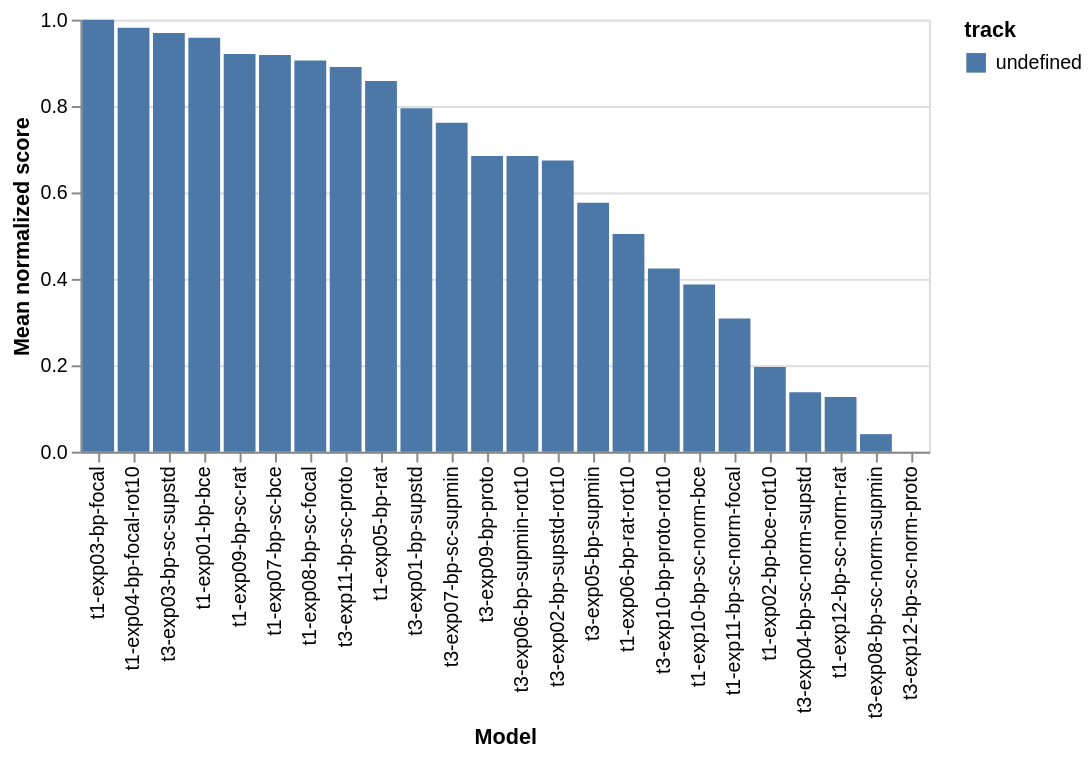

Here is the notebook cell this chart was saved with:
### Markdown cell above
## Overall score ordering (barplot)\n

### Code cell
# --- Barplot: overall normalized score per model ---
# Uses mean of normalized overall metrics (edit if you want a different aggregation)


norm_overall = _normalize_per_metric(df, overall_metrics)
norm_overall['score_mean'] = norm_overall[overall_metrics].mean(axis=1)
bar = (
    alt.Chart(norm_overall)
    .mark_bar()
    .encode(
        x=alt.X('run_id:N', sort='-y', title='Model'),
        y=alt.Y('score_mean:Q', title='Mean normalized score'),
        color=alt.Color('track:N'),
        tooltip=['run_id:N','track:N', alt.Tooltip('score_mean:Q', format='.3f')]
    )
    .properties(width=18*len(model_order), height=220)
)
bar

### Figure 1 — Vega-Lite specification as saved in the notebook (floating-point values rounded to 4 significant figures)
{"config": {"view": {"continuousWidth": 300, "continuousHeight": 300}}, "data": {"name": "data-0f37df8199ba864db2ea13128d722ce1"}, "mark": {"type": "bar"}, "encoding": {"color": {"field": "track", "type": "nominal"}, "tooltip": [{"field": "run_id", "type": "nominal"}, {"field": "track", "type": "nominal"}, {"field": "score_mean", "format": ".3f", "type": "quantitative"}], "x": {"field": "run_id", "sort": "-y", "title": "Model", "type": "nominal"}, "y": {"field": "score_mean", "title": "Mean normalized score", "type": "quantitative"}}, "height": 220, "width": 432, "$schema": "https://vega.github.io/schema/vega-lite/v6.1.0.json", "datasets": {"data-0f37df8199ba864db2ea13128d722ce1": [{"run_id": "t1-exp01-bp-bce", "pauc_fpr0.05": 0.9316, "ap": 0.8897, "tpr_top0.05": 0.9879, "tpr_top0.10": 0.9971, "auroc": 0.9846, "score_mean": 0.9582}, {"run_id": "t1-exp02-bp-bce-rot10", "pauc_fpr0.05": 0.249, "ap": 0.1807, "tpr_top0.05": 0.1889, "tpr_top0.10": 0.1084, "auroc": 0.2539, "score_mean": 0.1962}, {"run_id": "t1-exp03-bp-focal", "pauc_fpr0.05": 1.0, "ap": 1.0, "tpr_top0.05": 1.0, "tpr_top0.10": 1.0, "auroc": 1.0, "score_mean": 1.0}, {"run_id": "t1-exp04-bp-focal-rot10", "pauc_fpr0.05": 0.9805, "ap": 0.974, "tpr_top0.05": 0.9913, "tpr_top0.10": 0.9653, "auroc": 0.9946, "score_mean": 0.9812}, {"run_id": "t1-exp05-bp-rat", "pauc_fpr0.05": 0.8532, "ap": 0.7539, "tpr_top0.05": 0.8977, "tpr_top0.10": 0.8873, "auroc": 0.8991, "score_mean": 0.8582}, {"run_id": "t1-exp06-bp-rat-rot10", "pauc_fpr0.05": 0.5517, "ap": 0.4265, "tpr_top0.05": 0.5095, "tpr_top0.10": 0.3858, "auroc": 0.6458, "score_mean": 0.5039}, {"run_id": "t1-exp07-bp-sc-bce", "pauc_fpr0.05": 0.8937, "ap": 0.8488, "tpr_top0.05": 0.948, "tpr_top0.10": 0.9393, "auroc": 0.9597, "score_mean": 0.9179}, {"run_id": "t1-exp08-bp-sc-focal", "pauc_fpr0.05": 0.8878, "ap": 0.843, "tpr_top0.05": 0.9255, "tpr_top0.10": 0.9162, "auroc": 0.9539, "score_mean": 0.9053}, {"run_id": "t1-exp09-bp-sc-rat", "pauc_fpr0.05": 0.9401, "ap": 0.8431, "tpr_top0.05": 0.9671, "tpr_top0.10": 0.9393, "auroc": 0.9117, "score_mean": 0.9203}, {"run_id": "t1-exp10-bp-sc-norm-bce", "pauc_fpr0.05": 0.3219, "ap": 0.2086, "tpr_top0.05": 0.4003, "tpr_top0.10": 0.4509, "auroc": 0.554, "score_mean": 0.3871}, {"run_id": "t1-exp11-bp-sc-norm-focal", "pauc_fpr0.05": 0.2563, "ap": 0.1501, "tpr_top0.05": 0.3258, "tpr_top0.10": 0.3512, "auroc": 0.457, "score_mean": 0.3081}, {"run_id": "t1-exp12-bp-sc-norm-rat", "pauc_fpr0.05": 0.1267, "ap": 0.05134, "tpr_top0.05": 0.1525, "tpr_top0.10": 0.1561, "auroc": 0.1453, "score_mean": 0.1264}, {"run_id": "t3-exp01-bp-supstd", "pauc_fpr0.05": 0.8572, "ap": 0.7796, "tpr_top0.05": 0.8614, "tpr_top0.10": 0.7876, "auroc": 0.689, "score_mean": 0.795}, {"run_id": "t3-exp02-bp-supstd-rot10", "pauc_fpr0.05": 0.728, "ap": 0.6747, "tpr_top0.05": 0.6932, "tpr_top0.10": 0.6113, "auroc": 0.6615, "score_mean": 0.6738}, {"run_id": "t3-exp03-bp-sc-supstd", "pauc_fpr0.05": 0.9815, "ap": 0.935, "tpr_top0.05": 1.0, "tpr_top0.10": 0.9668, "auroc": 0.9634, "score_mean": 0.9693}, {"run_id": "t3-exp04-bp-sc-norm-supstd", "pauc_fpr0.05": 0.06218, "ap": 0.05858, "tpr_top0.05": 0.09532, "tpr_top0.10": 0.1257, "auroc": 0.345, "score_mean": 0.1374}, {"run_id": "t3-exp05-bp-supmin", "pauc_fpr0.05": 0.5119, "ap": 0.3564, "tpr_top0.05": 0.617, "tpr_top0.10": 0.6647, "auroc": 0.7317, "score_mean": 0.5764}, {"run_id": "t3-exp06-bp-supmin-rot10", "pauc_fpr0.05": 0.7016, "ap": 0.5669, "tpr_top0.05": 0.7383, "tpr_top0.10": 0.7124, "auroc": 0.7025, "score_mean": 0.6843}, {"run_id": "t3-exp07-bp-sc-supmin", "pauc_fpr0.05": 0.7362, "ap": 0.6032, "tpr_top0.05": 0.7886, "tpr_top0.10": 0.7919, "auroc": 0.8877, "score_mean": 0.7615}, {"run_id": "t3-exp08-bp-sc-norm-supmin", "pauc_fpr0.05": 0.01431, "ap": 0.02034, "tpr_top0.05": 0.01906, "tpr_top0.10": 0.0289, "auroc": 0.1206, "score_mean": 0.04064}, {"run_id": "t3-exp09-bp-proto", "pauc_fpr0.05": 0.7036, "ap": 0.5972, "tpr_top0.05": 0.7279, "tpr_top0.10": 0.6994, "auroc": 0.6937, "score_mean": 0.6844}, {"run_id": "t3-exp10-bp-proto-rot10", "pauc_fpr0.05": 0.3934, "ap": 0.2844, "tpr_top0.05": 0.435, "tpr_top0.10": 0.4957, "auroc": 0.5114, "score_mean": 0.424}, {"run_id": "t3-exp11-bp-sc-proto", "pauc_fpr0.05": 0.8949, "ap": 0.8223, "tpr_top0.05": 0.9116, "tpr_top0.10": 0.9046, "auroc": 0.9188, "score_mean": 0.8904}, {"run_id": "t3-exp12-bp-sc-norm-proto", "pauc_fpr0.05": 0.0, "ap": 0.0, "tpr_top0.05": 0.0, "tpr_top0.10": 0.0, "auroc": 0.0, "score_mean": 0.0}]}}
